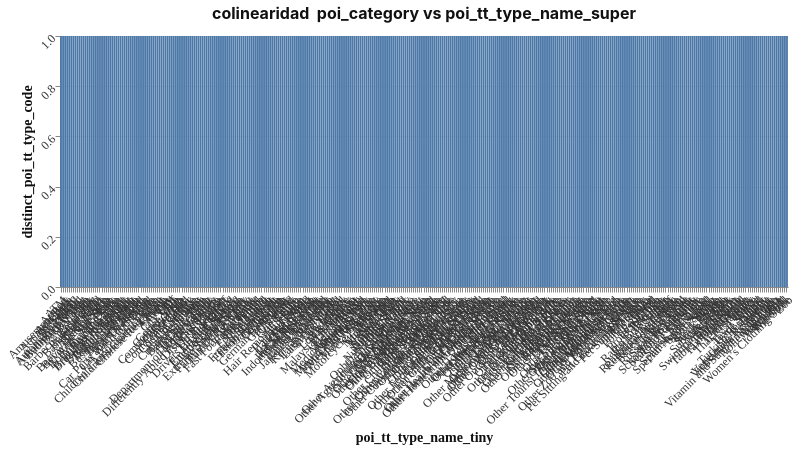

This figure's notebook cell:
### Code cell
# poi_tt_type_name_tiny, poi_tt_type_code
_df = (
    nom_df_.groupby("poi_tt_type_name_tiny")["poi_tt_type_code"]
    .nunique()
    .reset_index()
    .rename(columns={"poi_tt_type_code": "distinct_poi_tt_type_code"})
)
alt.Chart(_df).mark_bar().encode(
    y="distinct_poi_tt_type_code", x="poi_tt_type_name_tiny"
).properties(title="colinearidad  poi_category vs poi_tt_type_name_super ")

### Figure 1 — Vega-Lite specification as saved in the notebook (floating-point values rounded to 4 significant figures; data arrays with more than 128 entries replaced by an {"elided": "..."} marker saying what was removed)
{"config": {"theme": "powerbi", "background": "#ffffff", "font": " BlexMono Nerd Font Mono", "autosize": {"type": "fit", "contains": "padding"}, "title": {"color": "#111111", "font": "Inter, system-ui, sans-serif", "fontSize": 16, "fontWeight": "bold", "anchor": "middle", "offset": 10}, "view": {"height": 450, "width": 800, "stroke": "transparent"}, "axis": {"labelColor": "#333333", "titleColor": "#111111", "labelFontSize": 12, "titleFontSize": 14, "gridColor": "#e5e5e5", "labelAngle": -45}}, "data": {"name": "data-72444161ac5158368fb6c53566187c25"}, "mark": {"type": "bar"}, "encoding": {"x": {"field": "poi_tt_type_name_tiny", "type": "nominal"}, "y": {"field": "distinct_poi_tt_type_code", "type": "quantitative"}}, "title": "colinearidad  poi_category vs poi_tt_type_name_super ", "$schema": "https://vega.github.io/schema/vega-lite/v6.4.1.json", "datasets": {"data-72444161ac5158368fb6c53566187c25": {"elided": "355 records"}}}
